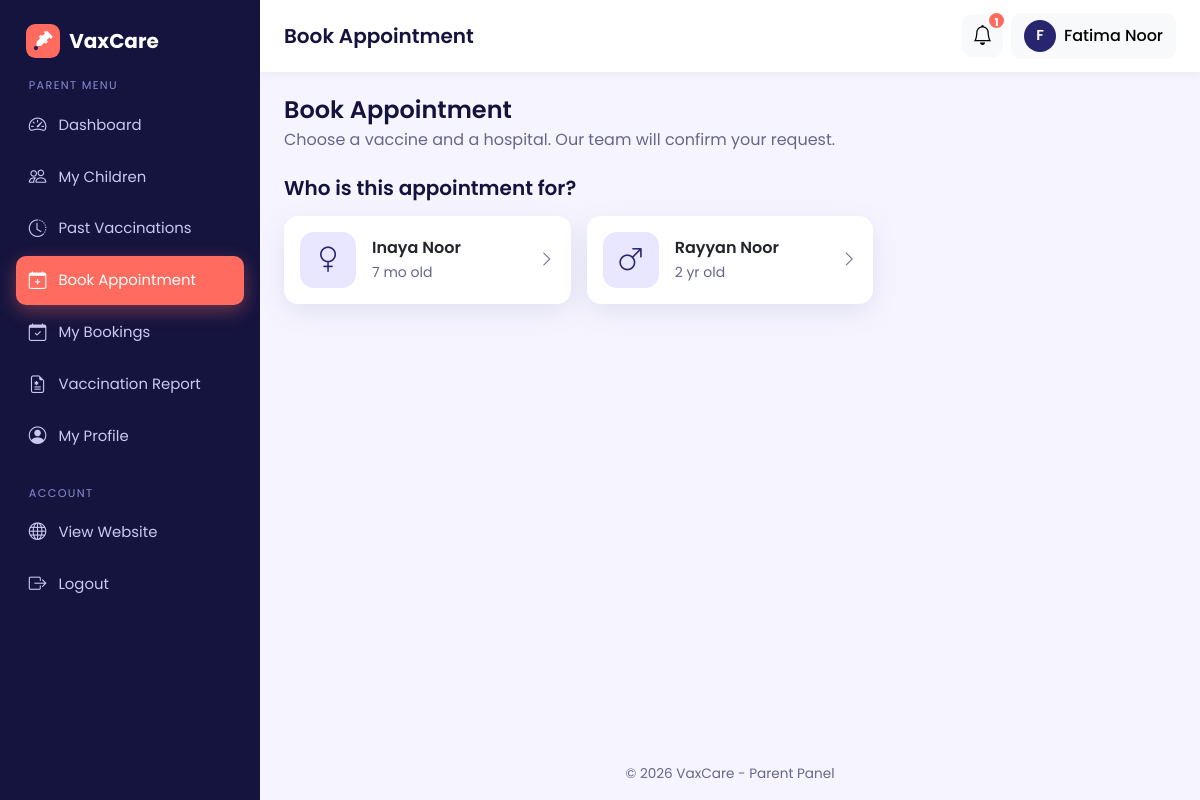
/parent/book_hospital.php (signed in), run on the app's committed database.
### tables this page shows
CREATE TABLE children (
  id INT AUTO_INCREMENT PRIMARY KEY,
  parent_id INT NOT NULL,
  name VARCHAR(100) NOT NULL,
  dob DATE NOT NULL,
  gender ENUM('male','female') NOT NULL,
  blood_group VARCHAR(5),
  FOREIGN KEY (parent_id) REFERENCES users(id) ON DELETE CASCADE
);

### parent/book_hospital.php (the view, shortened to what this page needs)
<?php
require_once __DIR__ . '/../config/db.php';
$parentId   = (int)$_SESSION['user_id'];
$stmt = $pdo->prepare('SELECT * FROM children WHERE parent_id = ? ORDER BY dob DESC, id DESC');
$stmt->execute([$parentId]);
$children = $stmt->fetchAll();
$child   = null;
require_once __DIR__ . '/../includes/parent_header.php';
?>
<div class="mb-4">
  <h4 class="mb-1">Book Appointment</h4>
  <p class="text-muted mb-0">Choose a vaccine and a hospital. Our team will confirm your request.</p>
</div>
<?php if (!$children): ?>
  <div class="card">
    <div class="card-body p-5 text-center">
      <div class="icon-box mx-auto mb-3"><i class="bi bi-person-hearts"></i></div>
      <h5>Add a child first</h5>
      <p class="text-muted mb-3">You need to add your child's details before booking.</p>
      <a href="<?= BASE_URL ?>/parent/child_form.php" class="btn btn-primary">Add Child</a>
    </div>
  </div>
<?php elseif (!$child): ?>
  <h5 class="mb-3">Who is this appointment for?</h5>
  <div class="row g-3">
    <?php foreach ($children as $c): ?>
      <div class="col-md-6 col-xl-4">
        <a href="?child=<?= (int)$c['id'] ?>" class="text-decoration-none">
          <div class="card card-hover p-3 d-flex flex-row align-items-center gap-3">
            <div class="icon-box flex-shrink-0"><i class="bi bi-gender-<?= $c['gender'] === 'male' ? 'male' : 'female' ?>"></i></div>
            <div class="min-w-0">
              <div class="fw-semibold text-dark text-truncate"><?= e($c['name']) ?></div>
              <small class="text-muted"><?= e(child_age($c['dob'])) ?> old</small>
            </div>
            <i class="bi bi-chevron-right ms-auto text-muted"></i>
          </div>
        </a>
      </div>
    <?php endforeach; ?>
  </div>
<?php endif; ?>
<?php require_once __DIR__ . '/../includes/parent_footer.php'; ?>

### assets/css/style.css (style rules this page uses)
:root { --brand: #27256e; --brand-dark: #1c1b57; --brand-light: #e8e7ff; --accent: #2563eb; --bg: #f6f5ff; --text: #1f2937; --muted: #6b7280; --radius: 14px; --shadow: 0 6px 24px rgba(39,37,110, 0.10); --bs-primary: #27256e; --bs-primary-rgb: 39, 37, 110; --bs-link-color: #27256e; --bs-link-hover-color: #1c1b57; --bs-body-font-family: 'Poppins', system-ui, sans-serif; --bs-body-color: var(--text); }
html { scroll-behavior: smooth; }
body { font-family: 'Poppins', system-ui, sans-serif; background: var(--bg); color: var(--text); min-height: 100vh; display: flex; flex-direction: column; }
h1, h2, h3, h4, h5, h6 { font-weight: 600; color: #0f172a; }
.text-muted { color: var(--muted) !important; }
.card { border: 0; border-radius: var(--radius); box-shadow: var(--shadow); }
.card-hover { transition: transform .18s ease, box-shadow .18s ease; }
.icon-box { width: 56px; height: 56px; border-radius: 14px; display: inline-flex; align-items: center; justify-content: center; background: var(--brand-light); color: var(--brand); font-size: 1.6rem; }
body.admin-body { display: block; background: var(--bg); }
:root { --bs-primary-bg-subtle: #e8e7ff; --bs-primary-text-emphasis: #27256e; }
.min-w-0 { min-width: 0; }
html { scroll-padding-top: 80px; }
:root { --brand: #27256e; --brand-dark: #1c1b57; --brand-light: #e8e7ff; --indigo: #4b47d1; --coral: #ff6b5e; --coral-dark: #e9554a; --teal: #2a9df4; --bg: #f6f5ff; --text: #14133d; --muted: #66668a; --navy-deep: #15143f; --shadow: 0 8px 28px rgba(39,37,110,.10); --bs-primary: #27256e; --bs-primary-rgb: 39, 37, 110; --bs-link-color: #27256e; --bs-link-hover-color: #1c1b57; --bs-primary-bg-subtle: #e8e7ff; --bs-primary-text-emphasis: #27256e; --bs-body-color: #14133d; }
h1, h2, h3, h4, h5, h6 { color: var(--text); }
:root { --teal: #2a9df4; --bs-success: #4b47d1; --bs-success-rgb: 75, 71, 209; --bs-success-bg-subtle: #e8e7ff; --bs-success-border-subtle: #c9c7ff; --bs-success-text-emphasis: #27256e; --bs-danger: #e5484d; --bs-danger-rgb: 229, 72, 77; --bs-danger-bg-subtle: #ffe6e7; --bs-danger-border-subtle: #ffc9cb; --bs-danger-text-emphasis: #8f1d22; --bs-info: #2a9df4; --bs-info-rgb: 42, 157, 244; --bs-info-bg-subtle: #e3f3ff; --bs-info-border-subtle: #b9e0fc; --bs-info-text-emphasis: #0c5a96; }

### data on the page
children: name "Inaya Noor", dob "7 mo"
children: name "Rayyan Noor", dob "2 yr"

### other printed values
APP_NAME "VaxCare"
$label "Dashboard"
$label "My Children"
$label "Past Vaccinations"
$label "Book Appointment"
$label "My Bookings"
$label "Vaccination Report"
$label "My Profile"
$pageTitle "Book Appointment"
$notifCount "1"
mb_strtoupper(mb_substr($_SESSION['name'] ?? 'P', 0, 1)) "F"
$_SESSION['name'] "Fatima Noor"
